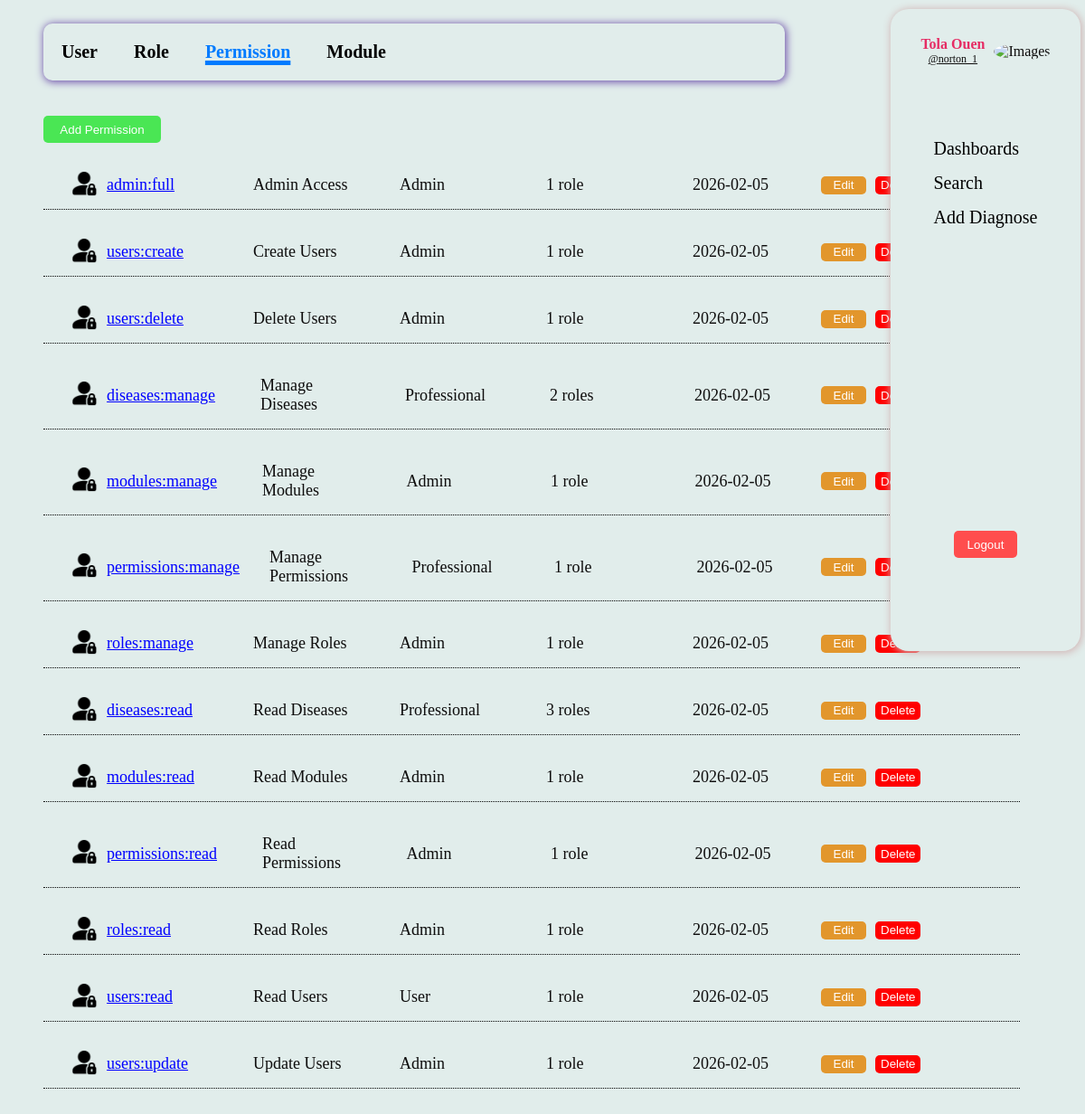
Page /permission/ (signed in) on the committed database.
### app/models/users.py (models this page shows, shortened)
class User(db.Model, UserMixin):
    __tablename__ = 'users'
    id = db.Column(db.Integer, primary_key=True)
    username = db.Column(db.String(50), unique=True, nullable=False, index=True)
    email = db.Column(db.String(120), unique=True, nullable=True)
    full_name = db.Column(db.String(120), nullable=True)
    password_hash = db.Column(db.String(255), nullable=False)
    is_active = db.Column(db.Boolean, default=True)
    created_at = db.Column(db.DateTime, default=datetime.utcnow)
    updated_at = db.Column(db.DateTime, default=datetime.utcnow, onupdate=datetime.utcnow)
    roles = db.relationship('Role', secondary=user_roles, back_populates="users")
    def has_role(self, role_name):
        return any(role.name == role_name for role in self.roles)
    def has_permission(self, permission_code):
        for role in self.roles:
            if any(permission.code == permission_code for permission in role.permissions):
                return True
        return False
    @property
    def is_admin(self):
        return self.has_role('admin')
    def can_access(self, permission_code):
        return self.has_permission(permission_code)

### app/models/permissions.py (models this page shows, shortened)
class Permission(db.Model):
    __tablename__ = 'permissions'
    id = db.Column(db.Integer, primary_key=True)
    name = db.Column(db.String(100), unique=True, nullable=False, index=True)
    code = db.Column(db.String(50), unique=True, nullable=False, index=True)
    description = db.Column(db.String(255))
    created_at = db.Column(db.DateTime, default=datetime.utcnow)
    updated_at = db.Column(db.DateTime, default=datetime.utcnow, onupdate=datetime.utcnow)
    roles = db.relationship('Role', secondary=role_permissions, back_populates="permissions")
    modules = db.relationship('Module', secondary=module_permissions, back_populates="permissions")

### app/routes/permissions.py (the view)
@permission_router.route("/")
@login_required
@permission_required('permissions:read')
def index():
    permissions = PermissionService.get_permission_all()
    return render_template("permissions/index.html", permissions=permissions)

### app/services/permissions.py (called while the page is built)
    @staticmethod
    def get_permission_all() -> List[Permission]:
        return Permission.query.order_by(Permission.name).all()

### app/templates/permissions/index.html
{% extends "layout/base.html" %}
{% block content %}
{% if current_user.is_admin %}
<div>
    <nav class="nav-bar">
        <div class="nav-link">
            <ul>
                <li><a href="{{ url_for('User.index') }}">User</a></li>
                <li><a href="{{ url_for('Role.index') }}">Role</a></li>
                <li><a href="{{ url_for('Permission.index') }}">Permission</a></li>
                <li><a href="{{ url_for('module.index') }}">Module</a></li>
            </ul>
        </div>
    </nav>
</div>
<div class="button-submit-permsission">
    <button type="submit">
        <a href="{{ url_for('Permission.create') }}">Add Permission</a>
    </button>
</div>
{% for perm in permissions %}
<div class="row-user">
    {% if perm %}
    <div class="image-view">
        <img src="{{ url_for('static', filename='images/permissions.png') }}" alt="images">
    </div>
    <div class="list-user">
        <ul>
            <li><a href="{{ url_for('Permission.detail', permission_id=perm.id) }}">{{ perm.code }}</a></li>
            <li>{{ perm.name }}</li>
            <li>{{ perm.modules|join(', ', attribute='name') if perm.modules else 'None' }}</li>
            <li>{{ perm.roles|length }} role{{ 's' if perm.roles|length != 1 else '' }}</li>
            <li>{{ perm.created_at.strftime('%Y-%m-%d') }}</li>
        </ul>
    </div>
    <div class="button-list">
        <button class="button-update"><a href="{{ url_for('Permission.edit', permission_id=perm.id) }}">Edit</a></button>
        <button class="button-delete">
            <a href="{{ url_for('Permission.delete_confirm', permission_id=perm.id) }}">Delete</a>
        </button>
    </div>
    {% endif %}
</div>
{% else %}
<p class="text-role">No Permission created. Please create permission for user.</p>
{% endfor %}
{% endif %}
{% endblock %}

### app/templates/layout/base.html (shortened to what this page needs)
<!DOCTYPE html>
<html lang="en">
<head>
    <link rel="stylesheet" href="{{ url_for('static', filename='css/style.css') }}">
</head>
<body>
    <main>
        {% if current_user.is_authenticated %}
        <aside class="asidenav">
            <div class="profile-status">
                <div class="profile-name-status">
                    <h3 class="profile-full-name">{{ current_user.full_name }}</h3>
                    <small><a href="{{ url_for('User.detail', user_id=current_user.id)}}">@{{ current_user.username }}</a></small>
                </div>
                <div>
                    <img src="{{ url_for('static', filename='images/profile.jpeg') }}" alt="Images">
                </div>
            </div>
            <div>
                <div class="aside-link">
                    <ul>
                        {% if current_user.is_admin %}
                        <li><a href="{{ url_for('User.index') }}">Dashboards</a></li>
                        <li><a href="{{ url_for('disease.index')}}">Search</a></li>
                        <li><a href="{{ url_for('disease.create') }}">Add Diagnose</a></li>
                        {% elif current_user.is_user %}
                        <li><a href="{{ url_for('disease.index')}}">Search</a></li>
                        {% elif current_user.is_professional %}
                        <li><a href="{{ url_for('disease.index')}}">Search</a></li>
                        <li><a href="{{ url_for('disease.create') }}">Add Diagnose</a></li>
                        {% endif %}
                    </ul>
                </div>
                <div class="button-logout">
                    <button type="submit"><a href="{{ url_for('auth.logout')}}">Logout</a></button>
                </div>
            </div>
        </aside>
        {% endif %}
    </main>
    <section class="container">
        {% block content %}{% endblock %}
    </section>
</body>
</html>

### app/static/css/style.css (style rules this page uses)
* { background-color: #e1edeb; color: rgb(14, 13, 13); }
.profile-full-name { font-size: 20px; color: rgb(230, 44, 100); }
.asidenav { display: flex; flex-direction: column; height: 650px; width: 150px; position: fixed; top: 10px; right: 5px; border: none; border-radius: 20px; padding: 30px; filter: drop-shadow(1px 1px 9px 1px rgb(114, 85, 172)); box-shadow: 1px 1px 9px 1px rgb(209, 181, 181); }
.profile-status { display: flex; align-items: center; justify-content: center; flex-direction: row; gap: 10px; }
.profile-status img { border-radius: 50%; width: 40px; height: 40px; }
.profile-name-status { display: flex; flex-direction: column; justify-content: center; align-items: center; }
.profile-name-status h3 { font-weight: bold; font-size: 16px; margin: 0; }
.profile-name-status small { font-size: 12px; margin: 0; color: rgb(116, 113, 113); }
.aside-link { display: flex; flex-direction: column; align-self: center; align-items: center; margin-top: 50px; }
.aside-link ul { list-style-type: none; padding: 0; margin-top: 30px; font-size: 20px; }
.aside-link ul li { margin-bottom: 15px; }
.aside-link ul li a { text-decoration: none; color: black; font-weight: 500; }
.button-logout { display: flex; justify-content: center; align-items: center; margin-top: auto; margin-top: 300px }
.button-logout button { background-color: #ff4d4d; width: 70px; height: 30px; border: none; border-radius: 5px; cursor: pointer; }
.button-logout button a { background-color: #ff4d4d; color: white; text-decoration: none; }
.container { margin-right: 100px; margin-left: 20px; padding: 20px; }
.nav-bar { margin-top: 20px; margin-bottom: 100px; }
.nav-link ul { display: flex; flex-direction: row; gap: 20px; justify-content: flex-start; position: fixed; top: 10px; width: 1200px; border-radius: 10px; padding: 10px; box-shadow: 1px 1px 9px 1px rgb(114, 85, 172); }
.nav-link li { list-style: none; font-weight: bold; font-size: 20px; }
.nav-link a { color: black; text-decoration: none; padding: 10px; }
.nav-link ul li a.active { color: #007bff; font-weight: bold; text-decoration: 5px underline #007bff; }
.button-submit-permsission button { background-color: rgb(74, 230, 84); border:none; color: white; border-radius: 5px; width: 130px; height: 30px; }
.button-submit-permsission button a { background-color: rgb(74, 230, 84); color: white; text-decoration: none; }
.row-user { display: flex; flex-direction: row; align-items: center; margin-top: 20px; border-bottom: 1px dotted black; width: 1080px; }
.image-view { position: relative; left: 30px; }
.image-view img { width: 30px; padding: 0; height: 30px; object-fit: cover; }
.list-user ul { display: flex; flex-direction: row; align-items: center; gap: 50px; }
.list-user li { list-style: none; font-size: 18px; width: 130px; }
.list-user a { color: blue; }
.button-list { display: flex; flex-direction: row; align-items: center; gap: 10px; margin-left: 30px; }
.button-update { background-color: rgb(226, 150, 44); border-radius: 5px; border: none; width: 50px; height: 20px; }
.button-update a { background-color: rgb(226, 150, 44); color: white; text-decoration: none; }
.button-delete { background-color: red; border-radius: 5px; border: none; width: 50px; height: 20px; }
.button-delete a { background-color: red; color: white; text-decoration: none; }
.ul-list ul, li { display: flex; flex-direction: row; gap: 30px; }
@media screen and (min-width: 1025px) and (max-width: 1280px) { .nav-link ul { width: 800px; } }
@media screen and (min-width: 1025px) and (max-width: 1280px) { .list-user { width: 800px; } }

### rows in the picture
User: full_name "Tola Ouen", username "norton_1"
Permission: code "admin:full", name "Admin Access", modules "Admin", roles|length "1", created_at "2026-02-05"
Permission: code "users:create", name "Create Users", modules "Admin", roles|length "1", created_at "2026-02-05"
Permission: code "users:delete", name "Delete Users", modules "Admin", roles|length "1", created_at "2026-02-05"
Permission: code "diseases:manage", name "Manage Diseases", modules "Professional", roles|length "2", roles "s", created_at "2026-02-05"
Permission: code "modules:manage", name "Manage Modules", modules "Admin", roles|length "1", created_at "2026-02-05"
Permission: code "permissions:manage", name "Manage Permissions", modules "Professional", roles|length "1", created_at "2026-02-05"
Permission: code "roles:manage", name "Manage Roles", modules "Admin", roles|length "1", created_at "2026-02-05"
Permission: code "diseases:read", name "Read Diseases", modules "Professional", roles|length "3", roles "s", created_at "2026-02-05"
Permission: code "modules:read", name "Read Modules", modules "Admin", roles|length "1", created_at "2026-02-05"
Permission: code "permissions:read", name "Read Permissions", modules "Admin", roles|length "1", created_at "2026-02-05"
Permission: code "roles:read", name "Read Roles", modules "Admin", roles|length "1", created_at "2026-02-05"
Permission: code "users:read", name "Read Users", modules "User", roles|length "1", created_at "2026-02-05"
Permission: code "users:update", name "Update Users", modules "Admin", roles|length "1", created_at "2026-02-05"
